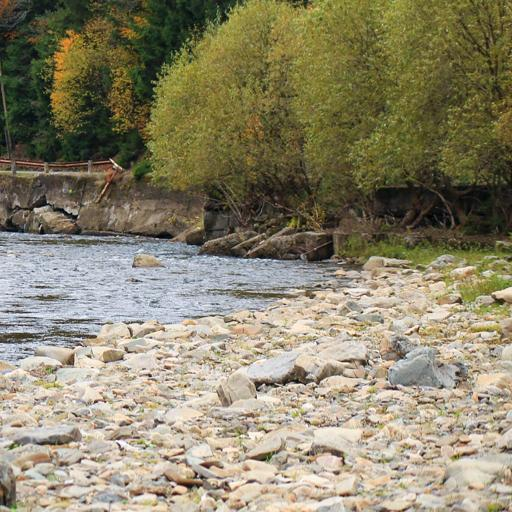
#> input picture image_512x512.jpg, 512 x 512 px
$ python main.py
#> lines starting #> are read from the running program, lines starting #| are printed output that depends on the picture
#> further down, image is the input picture: PIL image 512x512 RGB; mean R, G, B 138.8, 132, 107
import math
import time

import numpy as np
from PIL import Image


def gaussian_function(x, y, sigma):
    return ((1.0 / (2 * math.pi * sigma ** 2))
            * math.exp(-(x ** 2 + y ** 2) / (2 * sigma ** 2)))


def generate_gaussian_kernel(size, sigma):
#> called with size = 15, sigma = 5
    offset = size // 2
    kernel = np.zeros((size, size))
    for x in range(-offset, offset + 1):
        for y in range(-offset, offset + 1):
            kernel[x + offset, y + offset] = gaussian_function(x, y, sigma)
    return kernel / np.sum(kernel)


def apply_convolution(image, kernel):
    height, width, channels = image.shape
#> height = 512; width = 512; channels = 3
    kernel_size = kernel.shape[0]
    offset = kernel_size // 2
    blurred_image = np.zeros_like(image, dtype=np.float32)

    for c in range(channels):
        for x in range(offset, width - offset):
            for y in range(offset, height - offset):
                window = image[y - offset:y + offset + 1,
                               x - offset:x + offset + 1,
                               c]
                blurred_image[y, x, c] = np.sum(window * kernel)
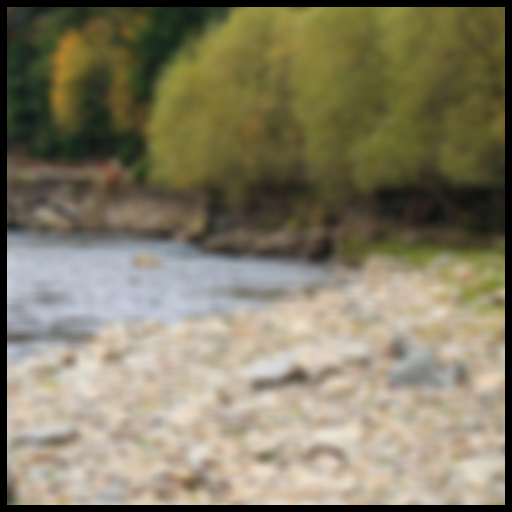
#> blurred_image: shape (512, 512, 3) float32; mean R, G, B 131.7, 125.2, 101.5

    return blurred_image.astype(np.uint8)


image_path = 'image_512x512.jpg'

image = Image.open(image_path)
image_data = np.array(image)

kernel_size = 15
sigma = 5.0

gaussian_kernel = generate_gaussian_kernel(kernel_size, sigma)
print(np.around(gaussian_kernel, 2))

start = time.time()
blurred_image_data = apply_convolution(image_data, gaussian_kernel)
print("execution time: {} seconds".format(time.time() - start))

blurred_image = Image.fromarray(blurred_image_data)
blurred_image.show()
